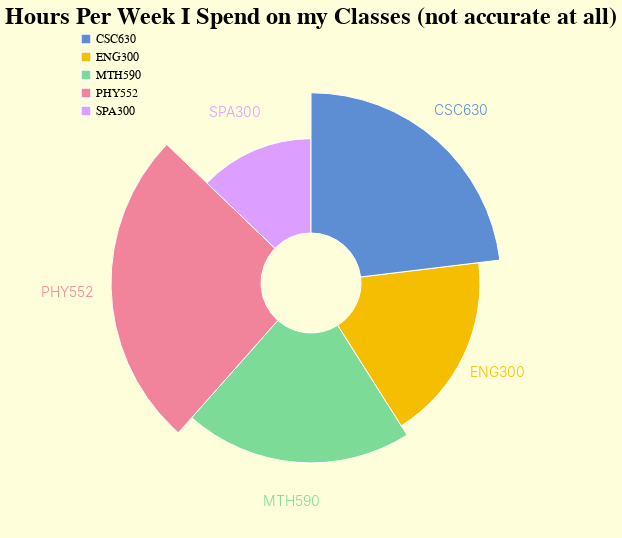

The notebook cell this image was saved under:
### Code cell
base = alt.Chart(temp, title="Hours Per Week I Spend on my Classes (not accurate at all)").encode(
    theta=alt.Theta("Hours/Week:Q", stack=True),
    radius=alt.Radius("Hours/Week:Q", scale=alt.Scale(type="sqrt", zero=True, rangeMin=10)),
    color=alt.Color("Classes:N")
).properties(
    width=400,
    height=500 
)
c1 = base.mark_arc(innerRadius=50, stroke="#FFFFFF", width=3000)
c2 = base.mark_text(
    radiusOffset=40, 
    fontSize=14).encode(text="Classes:N")
c1+c2

### Figure 1 — Vega-Lite specification as saved in the notebook (floating-point values rounded to 4 significant figures)
{"width": 700, "height": 380, "cornerRadius": 90, "config": {"title": {"anchor": "middle", "fontSize": 24, "font": "Futura", "fontColor": "#000000"}, "axisX": {"domain": true, "domainColor": "#000000", "domainWidth": 1, "grid": false, "labelFontSize": 12, "labelFont": "Futura", "labelAngle": 0, "tickColor": "#FFFFFF", "tickSize": 5, "titleFontSize": 12, "titlePadding": 10, "titleFont": "Futura", "title": ""}, "axisY": {"domain": false, "grid": true, "gridColor": "#FFFFFF", "gridWidth": 1, "labelFontSize": 12, "labelFont": "Futura", "labelPadding": 8, "ticks": false, "titleFontSize": 12, "titlePadding": 10, "titleFont": "Futura", "titleAngle": 0, "titleY": -10, "titleX": 18}, "background": "#fffeda", "legend": {"labelFontSize": 12, "labelFont": "Futura", "symbolSize": 100, "symbolType": "square", "titleFontSize": 12, "titlePadding": 10, "titleFont": "Futura", "title": "Classes", "orient": "left", "offset": -30}, "view": {"stroke": "transparent"}, "range": {"category": ["#5D8ED4", "#F6BE00", "#7CDC97", "#F1849A", "#DC9FFF"], "diverging": ["#FFFFFF"]}, "area": {"fill": "#FFFFFF"}, "line": {"color": "#A1674A", "stroke": "#A1674A", "strokewidth": 10}, "trail": {"color": "#A1674A", "stroke": "#A1674A", "strokeWidth": 0, "size": 1}, "path": {"stroke": "#A1674A", "strokeWidth": 10}, "point": {"filled": true}, "text": {"font": "Futura", "color": "#FFFFF", "fontSize": 11, "align": "middle", "fontWeight": 300, "size": 11, "dx": -30}}, "layer": [{"mark": {"type": "arc", "innerRadius": 50, "stroke": "#FFFFFF", "width": 3000}, "encoding": {"color": {"field": "Classes", "type": "nominal"}, "radius": {"field": "Hours/Week", "scale": {"rangeMin": 10, "type": "sqrt", "zero": true}, "type": "quantitative"}, "theta": {"field": "Hours/Week", "stack": true, "type": "quantitative"}}, "height": 500, "title": "Hours Per Week I Spend on my Classes (not accurate at all)", "width": 400}, {"mark": {"type": "text", "fontSize": 14, "radiusOffset": 40}, "encoding": {"color": {"field": "Classes", "type": "nominal"}, "radius": {"field": "Hours/Week", "scale": {"rangeMin": 10, "type": "sqrt", "zero": true}, "type": "quantitative"}, "text": {"field": "Classes", "type": "nominal"}, "theta": {"field": "Hours/Week", "stack": true, "type": "quantitative"}}, "height": 500, "title": "Hours Per Week I Spend on my Classes (not accurate at all)", "width": 400}], "data": {"name": "data-c2577375e823de5f8dc403f1a195c8bf"}, "$schema": "https://vega.github.io/schema/vega-lite/v4.17.0.json", "datasets": {"data-c2577375e823de5f8dc403f1a195c8bf": [{"Classes": "MTH590", "Hours/Week": 8}, {"Classes": "ENG300", "Hours/Week": 7}, {"Classes": "PHY552", "Hours/Week": 10}, {"Classes": "SPA300", "Hours/Week": 5}, {"Classes": "CSC630", "Hours/Week": 9}]}}
